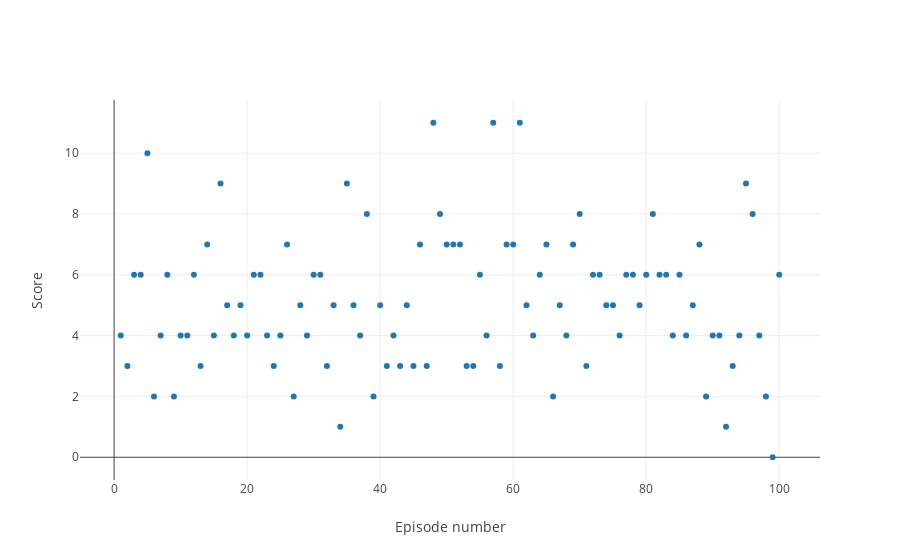

The notebook cell saved with this chart:
### Code cell
plot_scores(scores)

### Figure 1 — Plotly figure (JSON) as saved in the notebook; plotly's stock layout.template omitted (floating-point values rounded to 4 significant figures)
{"data": [{"mode": "markers", "type": "scatter", "x": [1, 2, 3, 4, 5, 6, 7, 8, 9, 10, 11, 12, 13, 14, 15, 16, 17, 18, 19, 20, 21, 22, 23, 24, 25, 26, 27, 28, 29, 30, 31, 32, 33, 34, 35, 36, 37, 38, 39, 40, 41, 42, 43, 44, 45, 46, 47, 48, 49, 50, 51, 52, 53, 54, 55, 56, 57, 58, 59, 60, 61, 62, 63, 64, 65, 66, 67, 68, 69, 70, 71, 72, 73, 74, 75, 76, 77, 78, 79, 80, 81, 82, 83, 84, 85, 86, 87, 88, 89, 90, 91, 92, 93, 94, 95, 96, 97, 98, 99, 100], "y": [4, 3, 6, 6, 10, 2, 4, 6, 2, 4, 4, 6, 3, 7, 4, 9, 5, 4, 5, 4, 6, 6, 4, 3, 4, 7, 2, 5, 4, 6, 6, 3, 5, 1, 9, 5, 4, 8, 2, 5, 3, 4, 3, 5, 3, 7, 3, 11, 8, 7, 7, 7, 3, 3, 6, 4, 11, 3, 7, 7, 11, 5, 4, 6, 7, 2, 5, 4, 7, 8, 3, 6, 6, 5, 5, 4, 6, 6, 5, 6, 8, 6, 6, 4, 6, 4, 5, 7, 2, 4, 4, 1, 3, 4, 9, 8, 4, 2, 0, 6]}], "layout": {"hovermode": "closest", "xaxis": {"title": "Episode number"}, "yaxis": {"title": "Score"}}}
